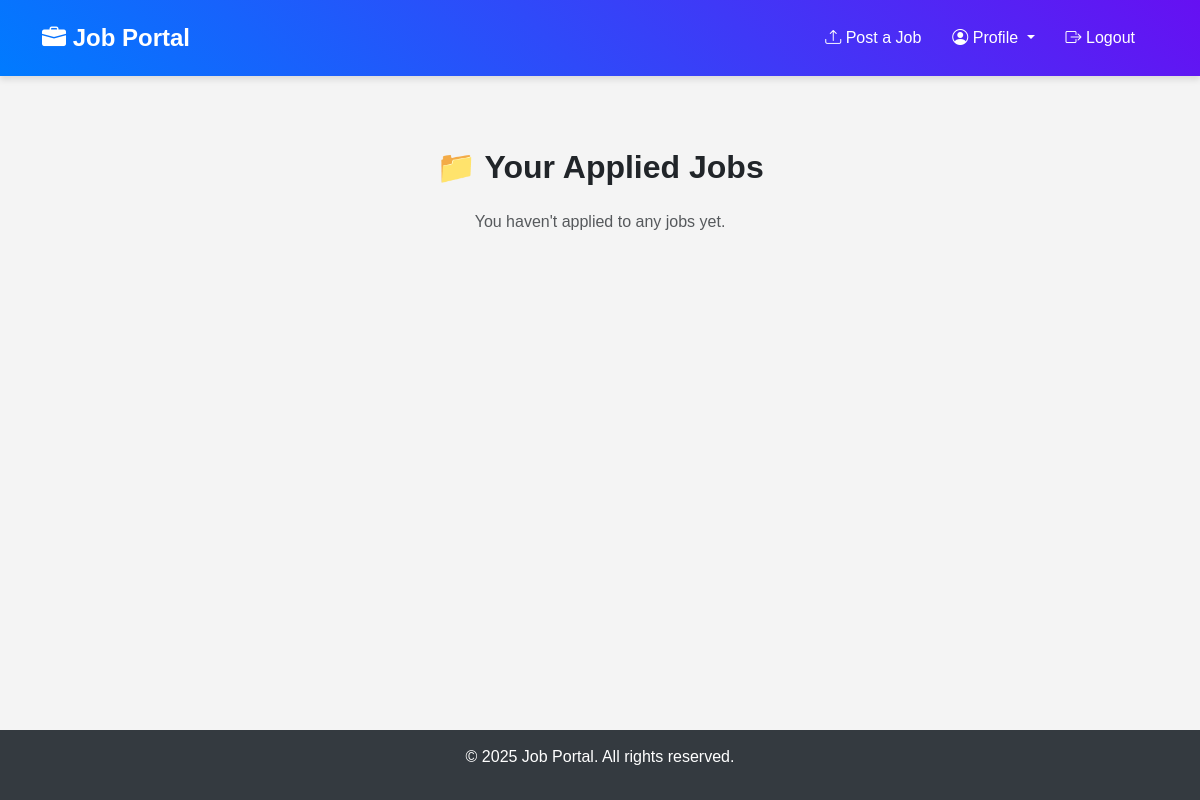
Page /applied-jobs/ (signed in) on the earlier database version.
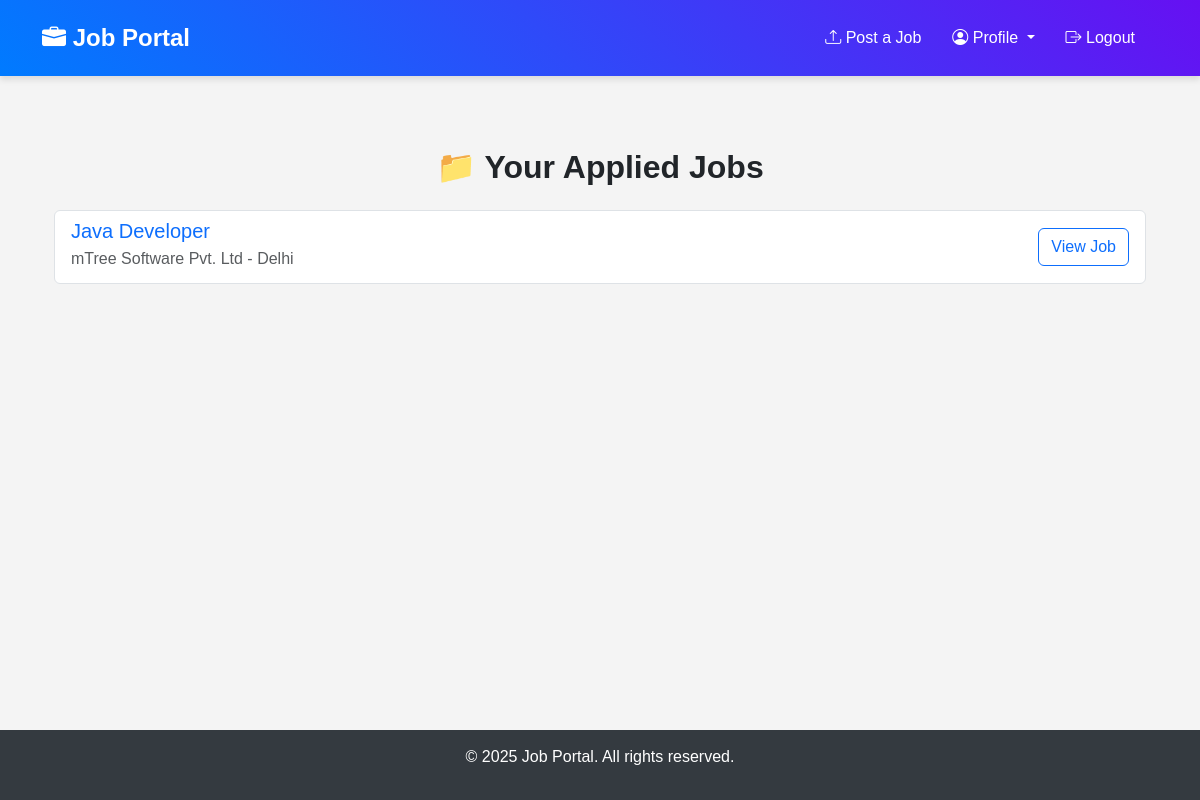
Same page on the later database version.
### jobs/models.py (models this page shows, shortened)
class JobApplication(models.Model):
    user = models.ForeignKey(User, on_delete=models.CASCADE)
    job = models.ForeignKey("Job", on_delete=models.CASCADE)  # Link to the job
    name = models.CharField(max_length=100)
    email = models.EmailField()
    resume = models.FileField(upload_to="resumes/")  # Path where resumes are stored
    cover_letter = models.TextField(blank=True, null=True)  # Optional cover letter
    submitted_at = models.DateTimeField(auto_now_add=True)  # Timestamp of submission

class Job(models.Model):
    JOB_TYPE_CHOICES = [
        ("full_time", "Full Time"),
        ("part_time", "Part Time"),
        ("contract", "Contract"),
        ("internship", "Internship"),
    ]
    title = models.CharField(max_length=255)
    company = models.CharField(max_length=255)
    posted_by = models.ForeignKey(User, on_delete=models.CASCADE)
    description = models.TextField()
    job_type = models.CharField(max_length=50, choices=JOB_TYPE_CHOICES)
    location = models.CharField(max_length=255)
    salary = models.DecimalField(max_digits=10, decimal_places=2)
    experience = models.CharField(max_length=100)  # e.g., "2-3 years"
    education = models.CharField(max_length=100)  # e.g., "Bachelor's Degree"
    mandatory_skills = models.TextField()  # Comma-separated skills
    created_at = models.DateTimeField(auto_now_add=True)
    updated_at = models.DateTimeField(auto_now=True)

### jobs/views.py (the view)
# urls.py: path("applied-jobs/", AppliedJobsListView.as_view(), name="applied_jobs_list"),
class AppliedJobsListView(LoginRequiredMixin, View):
    template_name = "jobs/applied_jobs.html"
    def get(self, request):
        applied_jobs = JobApplication.objects.filter(user=request.user)
        return render(request, self.template_name, {"applied_jobs": applied_jobs})

### jobs/templates/jobs/applied_jobs.html (shortened to what this page needs)
{% extends 'jobs/base.html' %}
{% block content %}
<div class="container mt-5">
    <h2 class="text-center fw-bold">📁 Your Applied Jobs</h2>
    {% if applied_jobs %}
    <ul class="list-group mt-4">
        {% for applied_job in applied_jobs %}
        <li class="list-group-item d-flex justify-content-between align-items-center">
            <div>
                <h5 class="mb-1 text-primary">{{ applied_job.job.title }}</h5>
                <p class="mb-1 text-muted">{{ applied_job.job.company }} - {{ applied_job.job.location }}</p>
            </div>
            <a href="{% url 'job_detail' applied_job.job.id %}" class="btn btn-outline-primary">View Job</a>
        </li>
        {% endfor %}
    </ul>
    {% else %}
    <p class="text-center text-muted mt-4">You haven't applied to any jobs yet.</p>
    {% endif %}
</div>
{% endblock %}

Differences in the rows shown:
now on this page (row edited): JobApplication: job "Java Developer", job.company "mTree Software Pvt. Ltd", job.location "Delhi"
Other differences:
text no longer shown: "You haven't applied to any jobs yet."
